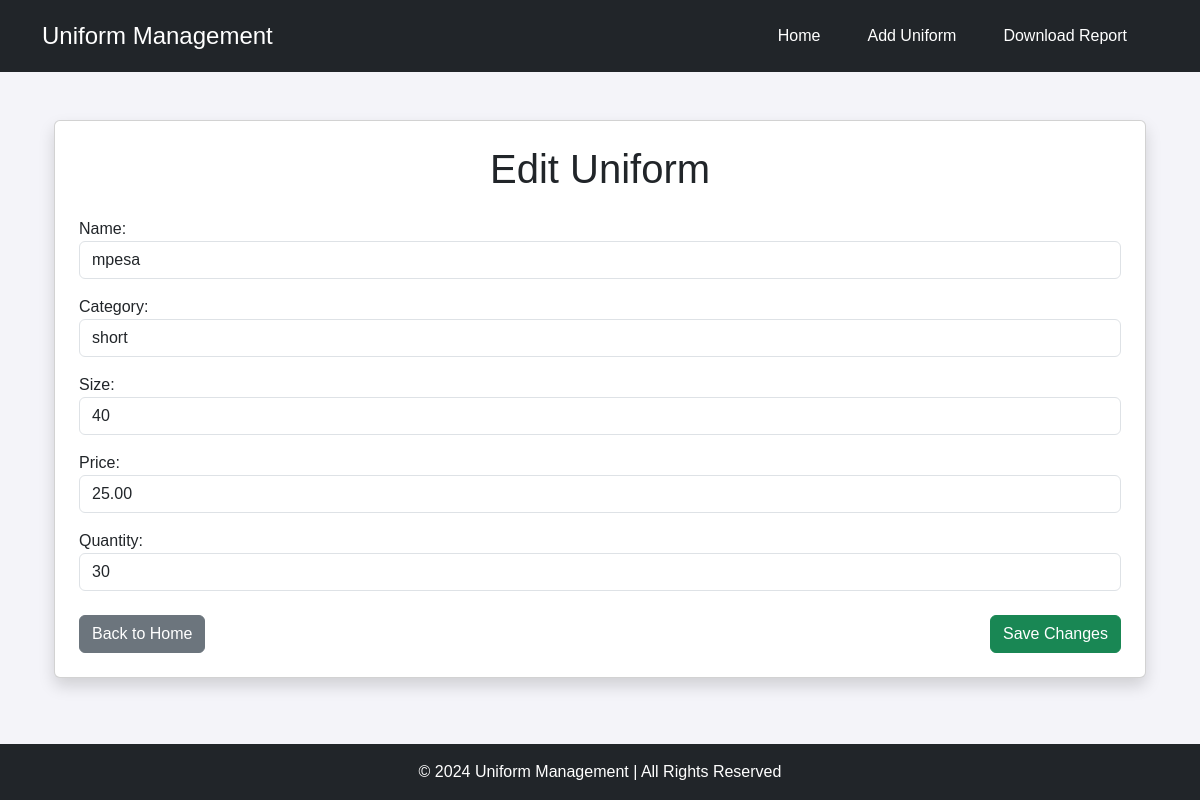
Page /edit/2/ on the committed database.
### inventory/models.py (models this page shows, shortened)
class Uniform(models.Model):
    name = models.CharField(max_length=100)
    category = models.CharField(max_length=50)
    size = models.CharField(max_length=20)
    quantity = models.IntegerField()
    price = models.DecimalField(max_digits=10, decimal_places=2)
    supplier = models.CharField(max_length=100)
    date_added = models.DateTimeField(auto_now_add=True)
    stock = models.IntegerField(default=0)  # Add default value of 0

### inventory/views.py (the view)
# urls.py: path('edit/<int:uniform_id>/', views.edit_uniform, name='edit_uniform'),
def edit_uniform(request, uniform_id):
    uniform = get_object_or_404(Uniform, id=uniform_id)
    if request.method == 'POST':
        form = UniformForm(request.POST, instance=uniform)
        if form.is_valid():
            form.save()  # Save changes to the database
            return redirect('admin_home')  # Redirect to admin dashboard
    else:
        form = UniformForm(instance=uniform)
    return render(request, 'edit_uniform.html', {'form': form})

### inventory/forms.py
class UniformForm(forms.ModelForm):
    class Meta:
        model = Uniform
        fields = ['name', 'category', 'size', 'quantity', 'price', 'supplier']

### inventory/templates/edit_uniform.html (shortened to what this page needs)
{% extends 'base.html' %}
{% block content %}
<div class="container my-5">
    <div class="card shadow p-4">
        <h1 class="text-center mb-4">Edit Uniform</h1>
        <form method="post">
            {{ form.as_p }}
            <div class="d-flex justify-content-between mt-4">
                <a href="{% url 'admin_home' %}" class="btn btn-secondary">Back to Home</a>
                <button type="submit" class="btn btn-success">Save Changes</button>
            </div>
        </form>
    </div>
</div>
{% endblock %}

### inventory/static/css/styles.css (style rules this page uses)
body { font-family: Arial, sans-serif; margin: 0; padding: 0; background-color: #f4f4f9; }

### rows in the picture
Uniform: name "mpesa", category "short", size "40", price "25.00", quantity "30"
